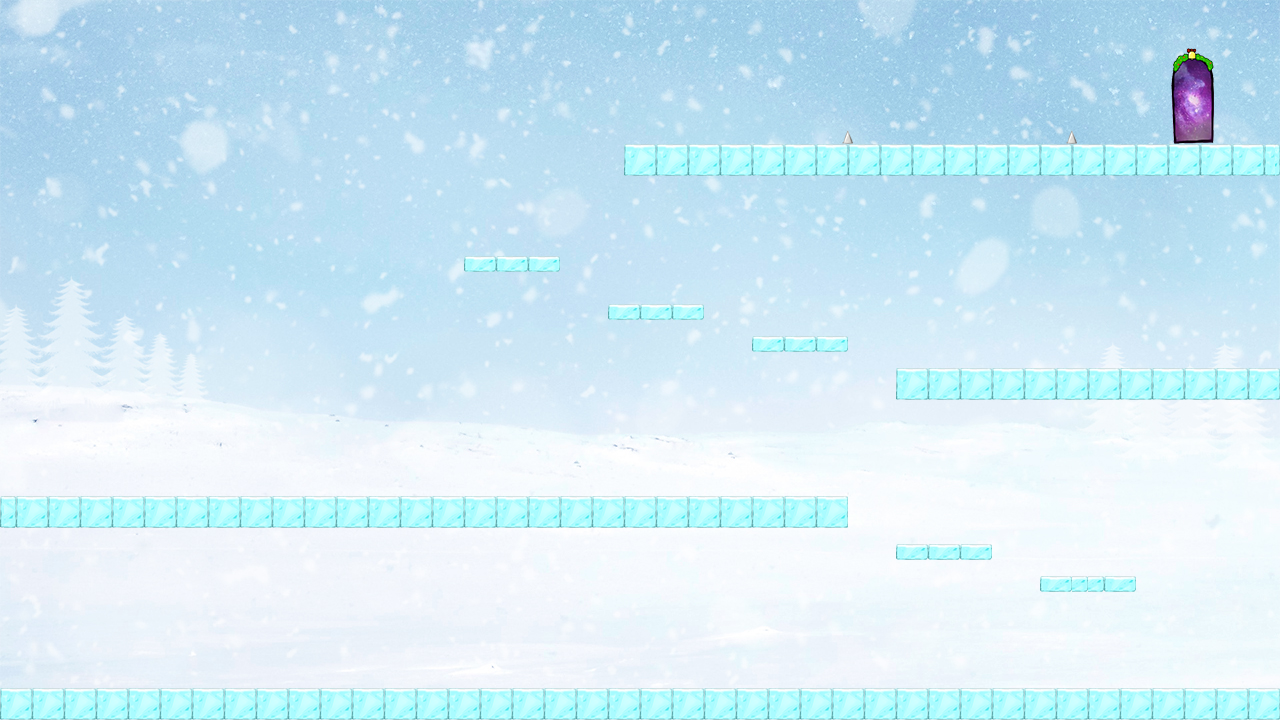

The image is a tile-based game level rendered from a .tmx file. Its description and source (layers, tilesets, objects; grid data summarised) follow:
An orthogonal 80x45 tile map with 16x16 px tiles, 2 tile layers (0_background, 1_gradhics), 8 tilesets and 12 objects.

<map version="1.0" tiledversion="1.0.3" orientation="orthogonal" renderorder="right-down" width="80" height="45" tilewidth="16" tileheight="16" nextobjectid="57">
 <tileset firstgid="1" source="background.tsx" />
 <tileset firstgid="2" source="brick.tsx" />
 <tileset firstgid="6" source="spine.tsx" />
 <tileset firstgid="10" source="door.tsx" />
 <tileset firstgid="28" source="thin.tsx" />
 <tileset firstgid="31" source="brick(h-l).tsx" />
 <tileset firstgid="33" source="brick(h-r).tsx" />
 <tileset firstgid="35" source="brick(width).tsx" />
 <layer name="0_background" width="80" height="45">
  <data>[3600 cells, 1 non-empty, 1 distinct tile ids]</data>
 </layer>
 <layer name="1_gradhics" width="80" height="45">
  <data>[3600 cells, 448 non-empty, 30 distinct tile ids]</data>
 </layer>
 <objectgroup name="2_ground">
  <object id="41" x="0" y="688" width="1279.5" height="31.5" />
 </objectgroup>
 <objectgroup name="3_brick">
  <object id="33" x="624" y="144" width="654.667" height="32.6667" />
  <object id="34" x="464" y="256" width="95.5" height="15.5" />
  <object id="35" x="607.5" y="303.5" width="96" height="16" />
  <object id="36" x="752" y="336.5" width="96" height="15" />
  <object id="37" x="895.5" y="368" width="384" height="31.5" />
  <object id="38" x="0" y="496" width="847.5" height="31.5" />
  <object id="39" x="896" y="543.5" width="95.5" height="16.5" />
  <object id="40" x="1040" y="576" width="95.5" height="15.5" />
 </objectgroup>
 <objectgroup name="4_dead">
  <object id="55" x="841.818" y="130" width="11.2727" height="14.1818" />
  <object id="56" x="1066.18" y="129.636" width="10.9091" height="14.1818" />
 </objectgroup>
 <objectgroup name="5_door">
  <object id="30" x="1183.33" y="71.3333" width="16.6667" height="72" />
 </objectgroup>
</map>